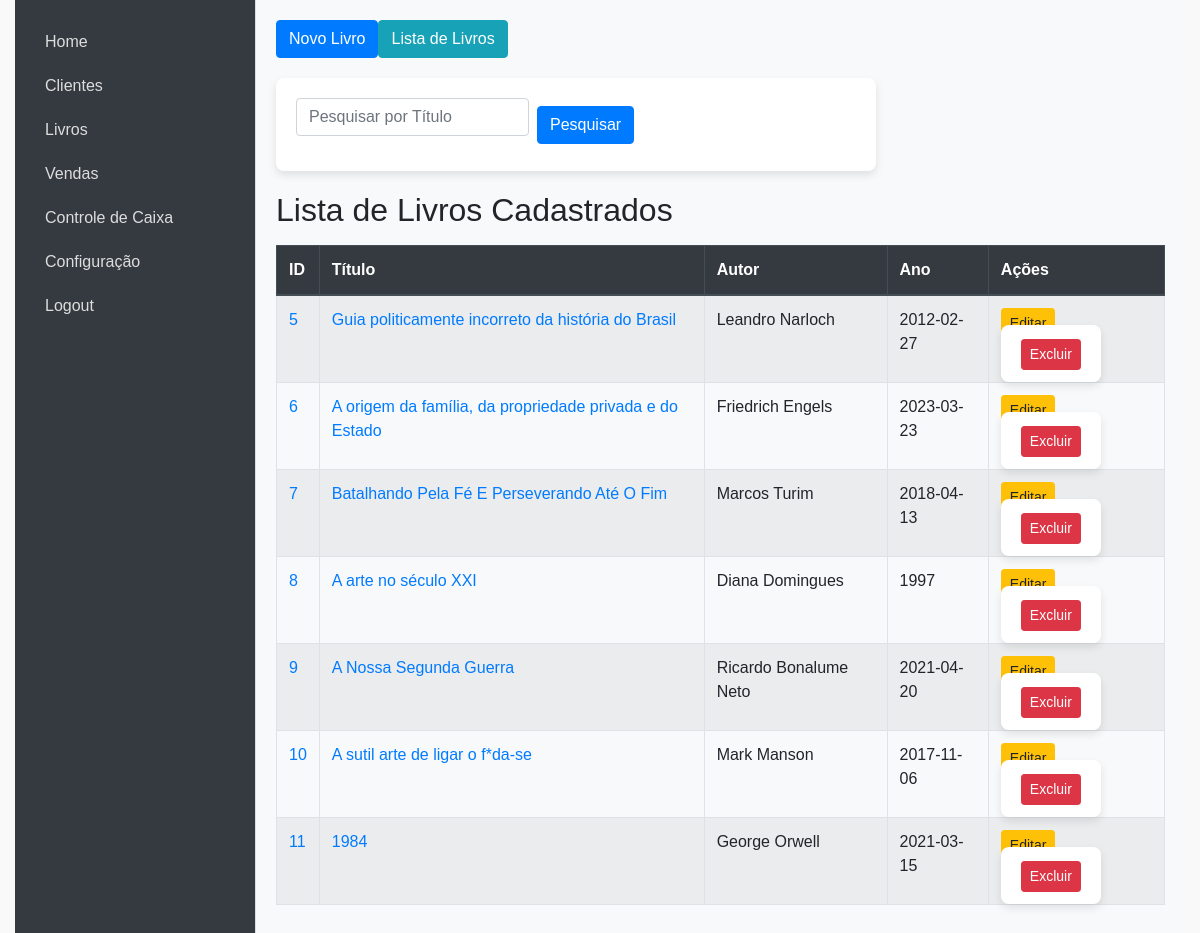
Screenshot of /livros (signed in) with the database file from the repository.
### models.py (models this page shows, shortened)
class Livro(db.Model):
    id = db.Column(db.Integer, primary_key=True)
    titulo = db.Column(db.String(100), nullable=False)
    autor = db.Column(db.String(100), nullable=False)
    editora = db.Column(db.String(100), nullable=False)
    idade_leitura = db.Column(db.String(100), nullable=False)
    isbn = db.Column(db.String(20), nullable=False)
    ano = db.Column(db.Integer, nullable=False)
    num_paginas = db.Column(db.Integer, nullable=False)
    valor = db.Column(db.Float, nullable=False)
    capa_livro = db.Column(db.String(200), nullable=True)
    estoque = db.Column(db.Integer, default=0)

### app.py (the view)
@app.route('/livros')
def livros():
    if 'username' not in session:
        return redirect(url_for('login'))
    livros = Livro.query.all()
    return render_template('livros.html', livros=livros)

### templates/livros.html (shortened to what this page needs)
{% extends "index.html" %}
{% block content %}
    <div class="top-menu mb-3 d-flex gap-2">
        <button class="btn btn-primary" onclick="window.location.href='{{ url_for('novo_livro') }}'">Novo Livro</button>
        <button class="btn btn-info" onclick="window.location.href='{{ url_for('livros') }}'">Lista de Livros</button>
    </div>
    <div id="pesquisarForm" class="hidden mb-3">
        <form action="{{ url_for('livros') }}" method="GET" class="form-inline">
            <input type="text" class="form-control mr-2" name="titulo" placeholder="Pesquisar por Título" value="{{ request.args.get('titulo', '') }}">
            <button type="submit" class="btn btn-primary">Pesquisar</button>
        </form>
    </div>
    <h2>Lista de Livros Cadastrados</h2>
    <table class="table table-striped table-bordered mt-3">
        <thead class="thead-dark">
            <tr>
                <th>ID</th>
                <th>Título</th>
                <th>Autor</th>
                <th>Ano</th>
                <th>Ações</th>
            </tr>
        </thead>
        <tbody>
            {% for livro in livros %}
            <tr>
                <td><a href="{{ url_for('visualizar_livro', id=livro.id) }}" target="_blank">{{ livro.id }}</a></td>
                <td><a href="{{ url_for('visualizar_livro', id=livro.id) }}" target="_blank">{{ livro.titulo }}</a></td>
                <td>{{ livro.autor }}</td>
                <td>{{ livro.ano }}</td>
                <td>
                    <a href="{{ url_for('editar_livro', id=livro.id) }}" class="btn btn-sm btn-warning">Editar</a>
                    <form action="{{ url_for('deletar_livro', id=livro.id) }}" method="POST" style="display:inline;">
                        <button type="submit" class="btn btn-sm btn-danger" onclick="return confirmarExclusao()">Excluir</button>
                    </form>
                </td>
            </tr>
            {% endfor %}
        </tbody>
    </table>
{% endblock %}

### static/style.css (style rules this page uses)
* { margin: 0; padding: 0; box-sizing: border-box; }
body { font-family: Arial, sans-serif; background-color: #f9f9f9; height: 100vh; display: flex; }
form { margin: 20px 0; display: flex; flex-direction: column; width: 100%; max-width: 600px; background-color: #fff; padding: 20px; border-radius: 8px; box-shadow: 0 4px 8px rgba(0, 0, 0, 0.1); }
form input, form select { margin-bottom: 15px; padding: 10px; font-size: 14px; border: 1px solid #ddd; border-radius: 4px; width: 100%; }
form button { padding: 10px; background-color: #333; color: #fff; border: none; border-radius: 4px; font-size: 16px; cursor: pointer; }
table { width: 100%; border-collapse: collapse; margin-top: 20px; }
table th, table td { border: 1px solid #ddd; padding: 10px; text-align: left; }
table th { background-color: #f4f4f4; color: #333; }

### rows the page displays
Livro: id "5", titulo "Guia politicamente incorreto da história do Brasil", autor "Leandro Narloch", ano "2012-02-27"
Livro: id "6", titulo "A origem da família, da propriedade privada e do Estado", autor "Friedrich Engels", ano "2023-03-23"
Livro: id "7", titulo "Batalhando Pela Fé E Perseverando Até O Fim", autor "Marcos Turim", ano "2018-04-13"
Livro: id "8", titulo "A arte no século XXI", autor "Diana Domingues", ano "1997"
Livro: id "9", titulo "A Nossa Segunda Guerra", autor "Ricardo Bonalume Neto", ano "2021-04-20"
Livro: id "10", titulo "A sutil arte de ligar o f*da-se", autor "Mark Manson", ano "2017-11-06"
Livro: id "11", titulo "1984", autor "George Orwell", ano "2021-03-15"
